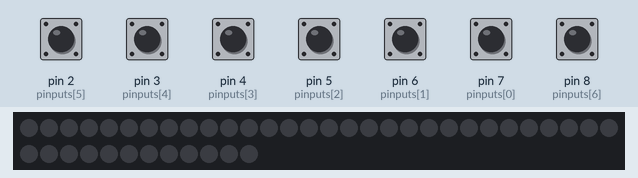
This sketch was run on a simulated Arduino Uno, built with avr-gcc and run on an emulated ATmega328P. Shown: 42 RGB LEDs in strip order, left to right, continuing on the next row. The inputs (shaded band) are chosen by the test bench; at power-on: pin 2 (pinputs[5]), pin 3 (pinputs[4]), pin 4 (pinputs[3]), pin 5 (pinputs[2]), pin 6 (pinputs[1]), pin 7 (pinputs[0]), pin 8 (pinputs[6]) HIGH. Random numbers use the default seed unless the sketch sets one.

Above: at 2.8 s.
2.9 s: pin 2 (pinputs[5]) pulled LOW for 0.15 s
At 3.11 s:
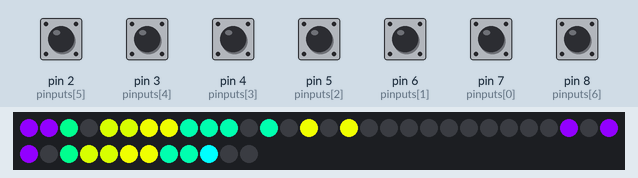
3.6 s: pin 3 (pinputs[4]) pulled LOW for 0.15 s
At 4.0 s:
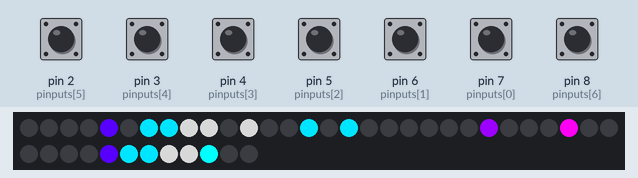
4.3 s: pin 5 (pinputs[2]) pulled LOW for 0.15 s
5.0 s: pin 6 (pinputs[1]) pulled LOW for 0.15 s
5.7 s: pin 7 (pinputs[0]) pulled LOW for 0.15 s
6.4 s: pin 2 (pinputs[5]) pulled LOW for 1 s
At 6.71 s:
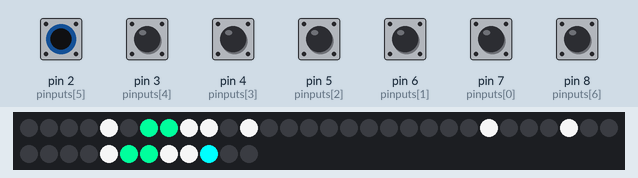
At 7.61 s:
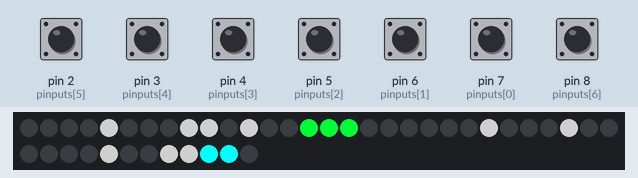
Timing chart, 0 to 9.0 s (numbered marks = the images above; inputs shaded):
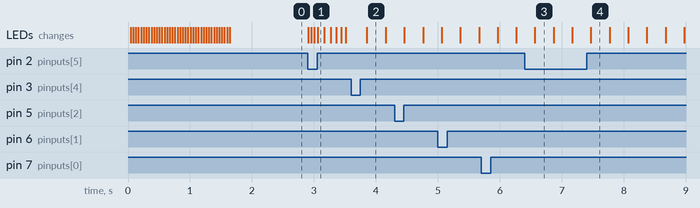

Measured:
- after the input at 2.9 s, the LEDs: first change at once (image 1 shows a later state)
- after the input at 3.6 s, the LEDs: change after 0.25 s (image 2)

The sketch:

Yahtzee.ino
```cpp
#include <Adafruit_NeoPixel.h>
#define LED_PIN    14
#define LED_COUNT 42
Adafruit_NeoPixel strip(LED_COUNT, LED_PIN, NEO_GRB + NEO_KHZ800);

bool dice[8][7]={{0,0,0,1,0,0,0},
                 {1,0,0,0,0,0,1},
                 {0,0,1,1,1,0,0},
                 {1,1,0,0,0,1,1},
                 {1,1,0,1,0,1,1},
                 {1,1,1,0,1,1,1},
                 {1,1,1,1,1,1,1},
                 {0,0,0,0,0,0,0}};

int pinputs[7]={7,6,5,4,3,2,8};

void setup() {
  strip.begin();
  Serial.begin(115200);
  strip.begin();
  for(int a=0;a<5;a++){
    for(int b=0;b<8;b++){
      setDice(a,b,random(65536));
      strip.show();
      delay(40);
    }
  }
  strip.show();
  for(int a=0;a<7;a++){
    pinMode(pinputs[a],INPUT_PULLUP);
  }
}

long unsigned timer;
long unsigned latchTimer[7];
long unsigned rollTimer;
long unsigned pulseTimer;
byte fade;
long unsigned fadeval;
bool latch[7];
bool hold[5];
int  rollVal[5];
int rollCount;
bool roll;
int reroll;

void loop() {
  timer=millis();
  if(timer>pulseTimer){
    pulseTimer+10;
    fade+=1;
    if(fade<128){
      fadeval=255-fade;
    } else {
      fadeval=fade;
    }
    fadeval=fadeval*fadeval;
    fadeval/=255;
    for(int a=0;a<5;a++){
      if(hold[a]){setDice(a,rollVal[a],0);}
    }
    strip.show();
  }
  for(int a=0;a<7;a++){
    if(!digitalRead(pinputs[a])&&!latch[a]&&timer>latchTimer[a]){
      latch[a]=1;
      latchTimer[a]=timer+20;
      if(a<5){
        hold[a]=!hold[a];
        if(hold[a]){setDice(a,rollVal[a],0);}
        else{       setDice(a,rollVal[a],random(65535)+1);}
        strip.show();
      }
      if(a==5){
        roll=1;
      }
      if(a==6){
        clearScreen();
        rollCount=0;
        for(int b=0;b<5;b++){
          hold[b]=0;
          rollVal[b]=7;
        }
      }
    }
    if(digitalRead(pinputs[a])&&latch[a]&&timer>latchTimer[a]){
      latch[a]=0;
      latchTimer[a]=timer+20;
      if(a==5){
        roll=0;
        reroll=6;
        rollCount++;
        for(int b=0;b<min(3,rollCount);b++){
          if(rollCount<=3){
            strip.setPixelColor(39+b,0,255,255);
          } else {
            strip.setPixelColor(39+b,255,0,0);
          }
          strip.show();
        }
      }
    }
  }
  if(roll||reroll){
    if(timer>rollTimer){
      rollTimer=timer+50+(reroll*10);
      reroll--;
      if(reroll<0){reroll=0;}
      for(int a=0;a<5;a++){
        if(!hold[a]){
          rollVal[a]=random(6);
          setDice(a,rollVal[a],random(65535)+1);
        }
      }
      strip.show();
    }
  }
}


void setDice(int dicez,int rollz,word colorz){
  for(int a=0;a<7;a++){
    int poz;
    if(a<2){
      poz=(dicez*2)+a;
    }
    if(a>=2&&a<5){
      poz=28-((dicez*4)+(a-2));
    }
    if(a>=5){
      poz=29+((a-5)+(dicez*2));
    }
    if(dice[rollz][a]){
      if(!colorz){strip.setPixelColor(poz,fadeval,fadeval,fadeval);}
      else{       strip.setPixelColor(poz,strip.ColorHSV(colorz));}
    } else {
      strip.setPixelColor(poz,0,0,0);
    }
  }
}
void clearScreen(){
  for(int a=0;a<LED_COUNT;a++){
    strip.setPixelColor(a,0,0,0);
  }
}
```
